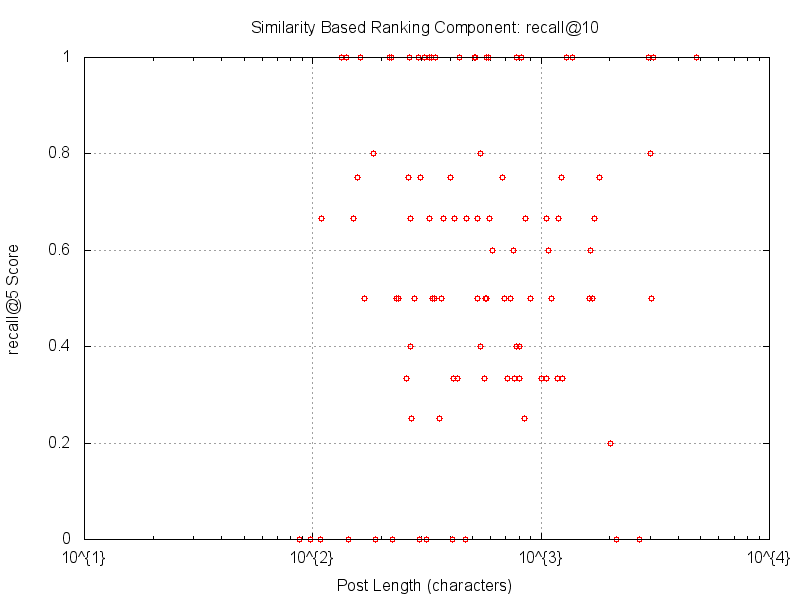

The gnuplot source for this figure:

set title "Similarity Based Ranking Component: recall@10"
set key off
set logscale x 10
set format x "10^{%L}"
set mxtics 10
set grid
set xlabel "Post Length (characters)"
set ylabel "recall@5 Score"
set terminal png size 800,600
set output 'sim-50000-recall10.png'

plot "sim-50000-recall10.tab" t "recall@10" with points pt 6 lt rgb "red"

